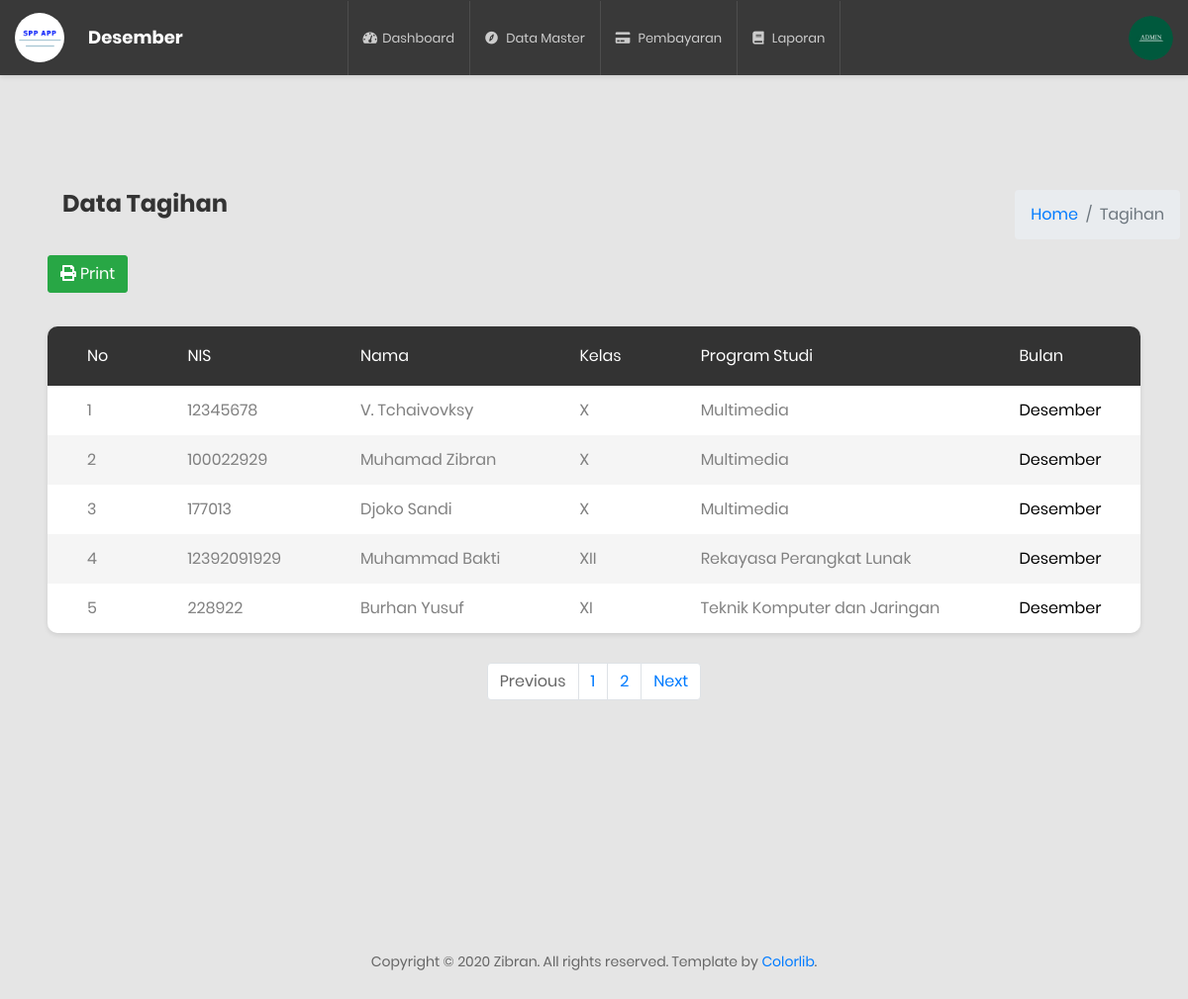
The app's page /admin/index.php?m=tagihan (signed in) with its own data.
### tables this page shows
CREATE TABLE `tb_tagihan` (
  `id` int(11) NOT NULL,
  `nis` text NOT NULL,
  `nama` text NOT NULL,
  `kelas` text NOT NULL,
  `prodi` text NOT NULL,
  `bulan` text NOT NULL,
  `keterangan` text NOT NULL,
  `tstamp` text NOT NULL
);

### admin/modul/laporan/paging.php (the view, shortened to what this page needs)
<?php
$koneksi = mysqli_connect('localhost', 'root', '', 'spp_zibran');
    $batas = 5;
$halaman = isset($_GET['halaman']) ? (int)$_GET['halaman'] : 1;
$halaman_awal = ($halaman>1) ? ($halaman * $batas) - $batas : 0;
$bulan = date("m");
  $siswa = mysqli_query($koneksi, "SELECT * FROM tb_tagihan LIMIT $halaman_awal, $batas");
foreach ($siswa as $pro):
  ?>
<tr>
                              <td><?= $no++;  ?></td>
                              <td><?=  $pro['nis'];?></td>
                              <td><?=  $pro['nama'];?></td>
                              <td><?= $pro['kelas'];?></td>
                              <td><?=  $pro['prodi'];?></td>
                              <td>
                                <?php
                                                     if ($bulan==1) {
                            echo '<p style="color: black;">Januari</p>';
                           }else if ($bulan==2) {
                            echo '<p style="color: black;">Febuari</p>';
                           }elseif ($bulan==3) {
                            echo '<p style="color: black;">Maret</p>';
                           }elseif ($bulan==4) {
                            echo '<p style="color: black;">April</p>';
                           }elseif ($bulan==5) {
                            echo '<p style="color: black;">Mei</p>';
                           }elseif ($bulan==6) {
                            echo '<p style="color: black;">Juni</p>';
                           }elseif ($bulan==7) {
                            echo '<p style="color: black;">Juli</p>';
                           }elseif ($bulan==8) {
                            echo '<p style="color: black;">Agustus</p>';
                           }elseif ($bulan==9) {
                            echo '<p style="color: black;">September</p>';
                           }elseif ($bulan==10) {
                            echo '<p style="color: black;">Oktober</p>';
                           }elseif ($bulan==11) {
                            echo '<p style="color: black;">November</p>';
                           }elseif ($bulan==12) {
                            echo '<p style="color: black;">Desember</p>';
                            }
                                 ?>
                              </td>
                              </tr>
                              <?php endforeach; ?>

### admin/comp/header.php (shortened to what this page needs)
<?php require 'fungsi/fungsi.php'; ?>
    <?php foreach (summon_admin() as $adm): ?>
<!DOCTYPE html>
<html lang="en">
<head>
    <link href="<?=url()?>css/font-face.css" rel="stylesheet" media="all">
    <link href="<?=url()?>vendor/font-awesome-4.7/css/font-awesome.min.css" rel="stylesheet" media="all">
    <link href="<?=url()?>vendor/font-awesome-5/css/fontawesome-all.min.css" rel="stylesheet" media="all">
    <link href="<?=url()?>vendor/mdi-font/css/material-design-iconic-font.min.css" rel="stylesheet" media="all">
    <link href="<?=url()?>vendor/bootstrap-4.1/bootstrap.min.css" rel="stylesheet" media="all">
    <link href="<?=url()?>vendor/animsition/animsition.min.css" rel="stylesheet" media="all">
    <link href="<?=url()?>vendor/bootstrap-progressbar/bootstrap-progressbar-3.3.4.min.css" rel="stylesheet" media="all">
    <link href="<?=url()?>vendor/wow/animate.css" rel="stylesheet" media="all">
    <link href="<?=url()?>vendor/css-hamburgers/hamburgers.min.css" rel="stylesheet" media="all">
    <link href="<?=url()?>vendor/slick/slick.css" rel="stylesheet" media="all">
    <link href="<?=url()?>vendor/select2/select2.min.css" rel="stylesheet" media="all">
    <link href="<?=url()?>vendor/perfect-scrollbar/perfect-scrollbar.css" rel="stylesheet" media="all">
    <link href="<?=url()?>css/theme.css" rel="stylesheet" media="all">
</head>
<body class="animsition">
    <div class="page-wrapper">
        <header class="header-desktop3 d-none d-lg-block">
            <div class="section__content section__content--p35">
                <div class="header3-wrap">
                    <div class="header__logo">
                        <div class="img-cir">
                             <a href="#">
                            <?= gambar("logo_spp.png", "50") ?>
                        </a>
                        </div>
                       <h1 class="ml-4" style="color: green;"><?=bulan_sekarang("white")?></h1>
                    </div>
                    <div class="header__navbar">
                        <ul class="list-unstyled">
                            <li class="has-sub">
                                <a href="index.php">
                                    <i class="fas fa-tachometer-alt"></i>Dashboard
                                </a>
                            </li>
                            <li class="has-sub">
                                <a href="#">
                                    <i class="fa fa-compass" aria-hidden="true"></i>
                                    <span class="bot-line"></span>Data Master</a>
                            </li>
                            <li class="has-sub">
                                <a href="?m=bayar">
                                    <i class="fa fa-credit-card" aria-hidden="true"></i>
                                    <span class="bot-line"></span>Pembayaran</a>
                            </li>
                            <li class="has-sub">
                                <a href="#">
                                  <i class="fa fa-book" aria-hidden="true"></i>
                                    <span class="bot-line"></span>Laporan</a>
                            </li>
                        </ul>
                    </div>
                    <div class="header__tool">
                        <div class="account-wrap">
                            <div class="account-item account-item--style2 clearfix js-item-menu">
                                <div class="image">
                                    <div class="img-cir">
                                                   <?=gambar("admin_logoZ.jpg", "64");?>
                                               </div>
                                </div>
                            </div>
                        </div>
                    </div>
                </div>
            </div>
        </header>
  <?php endforeach; ?>

### admin/fungsi/fungsi.php (shortened to what this page needs)
<?php
$koneksi = mysqli_connect('localhost','root','','spp_zibran');
function summon_admin()
{
	global $koneksi;
	$id = $_SESSION['idsppapp'];
	return mysqli_query($koneksi, "SELECT * FROM admin WHERE id='$id'");
}
function bulan_sekarang($colorc)
{
	 $bulan = date("m");
	 if ($bulan==1) {
	 	echo '<h4 style="color: '.$colorc.';">Januari</h4>';
	 }else if ($bulan==2) {
	 	echo '<h4 style="color: '.$colorc.';">Febuari</h4>';
	 }elseif ($bulan==3) {
	 	echo '<h4 style="color: '.$colorc.';">Maret</h4>';
	 }elseif ($bulan==4) {
	 	echo '<h4 style="color: '.$colorc.';">April</h4>';
	 }elseif ($bulan==5) {
	 	echo '<h4 style="color: '.$colorc.';">Mei</h4>';
	 }elseif ($bulan==6) {
	 	echo '<h4 style="color: '.$colorc.';">Juni</h4>';
	 }elseif ($bulan==7) {
	 	echo '<h4 style="color: '.$colorc.';">Juli</h4>';
	 }elseif ($bulan==8) {
	 	echo '<h4 style="color: '.$colorc.';">Agustus</h4>';
	 }elseif ($bulan==9) {
	 	echo '<h4 style="color: '.$colorc.';">September</h4>';
	 }elseif ($bulan==10) {
	 	echo '<h4 style="color: '.$colorc.';">Oktober</h4>';
	 }elseif ($bulan==11) {
	 	echo '<h4 style="color: '.$colorc.';">November</h4>';
	 }elseif ($bulan==12) {
	 	echo '<h4 style="color: '.$colorc.';">Desember</h4>';
	 }
}
function gambar($img, $size)
{
	echo '<img src="//localhost/spp-app/assets/images/'.$img.'" width="'.$size.'">';
}
function url()
{
	return $url = "//localhost/spp-app-master/assets/";
}
 ?>

### records on screen
tb_tagihan: nis "12345678", nama "V. Tchaivovksy", kelas "X", prodi "Multimedia"
tb_tagihan: nis "100022929", nama "Muhamad Zibran", kelas "X", prodi "Multimedia"
tb_tagihan: nis "177013", nama "Djoko Sandi", kelas "X", prodi "Multimedia"
tb_tagihan: nis "12392091929", nama "Muhammad Bakti", kelas "XII", prodi "Rekayasa Perangkat Lunak"
tb_tagihan: nis "228922", nama "Burhan Yusuf", kelas "XI", prodi "Teknik Komputer dan Jaringan"
